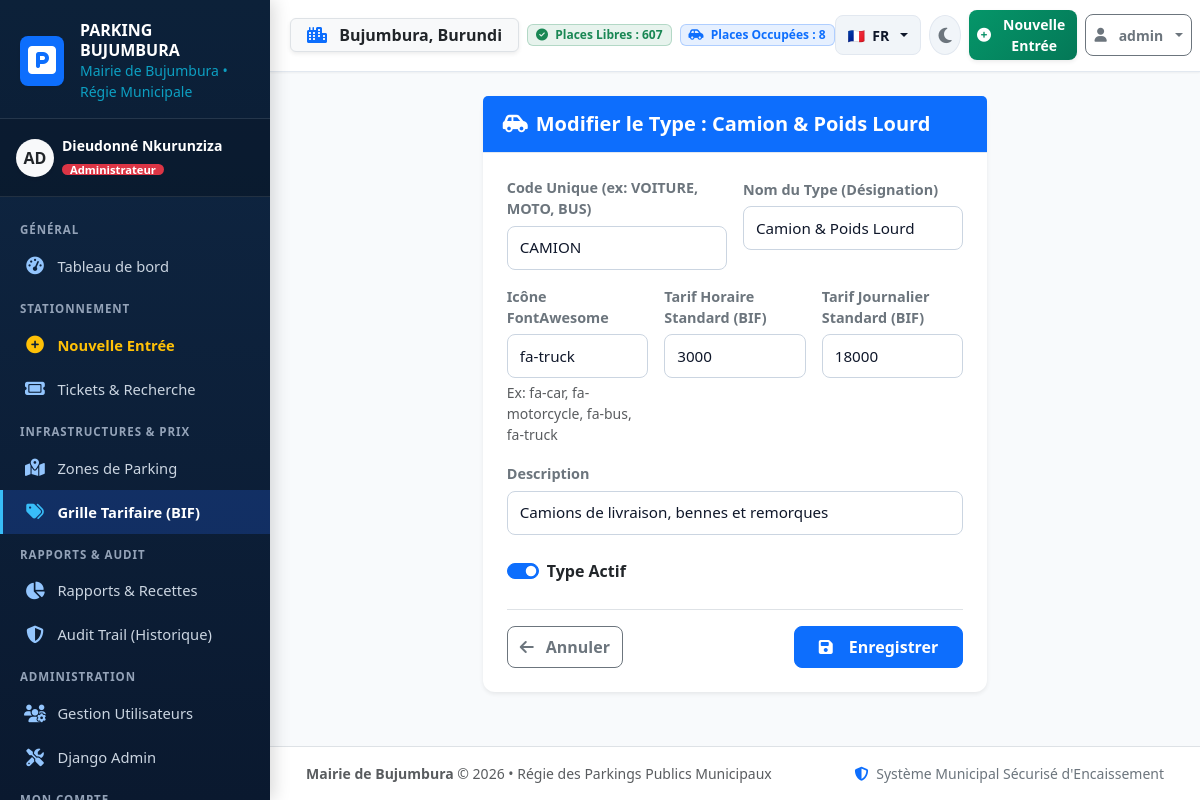
/vehicle-types/4/edit/ (signed in), run on an earlier commit of the app's database.
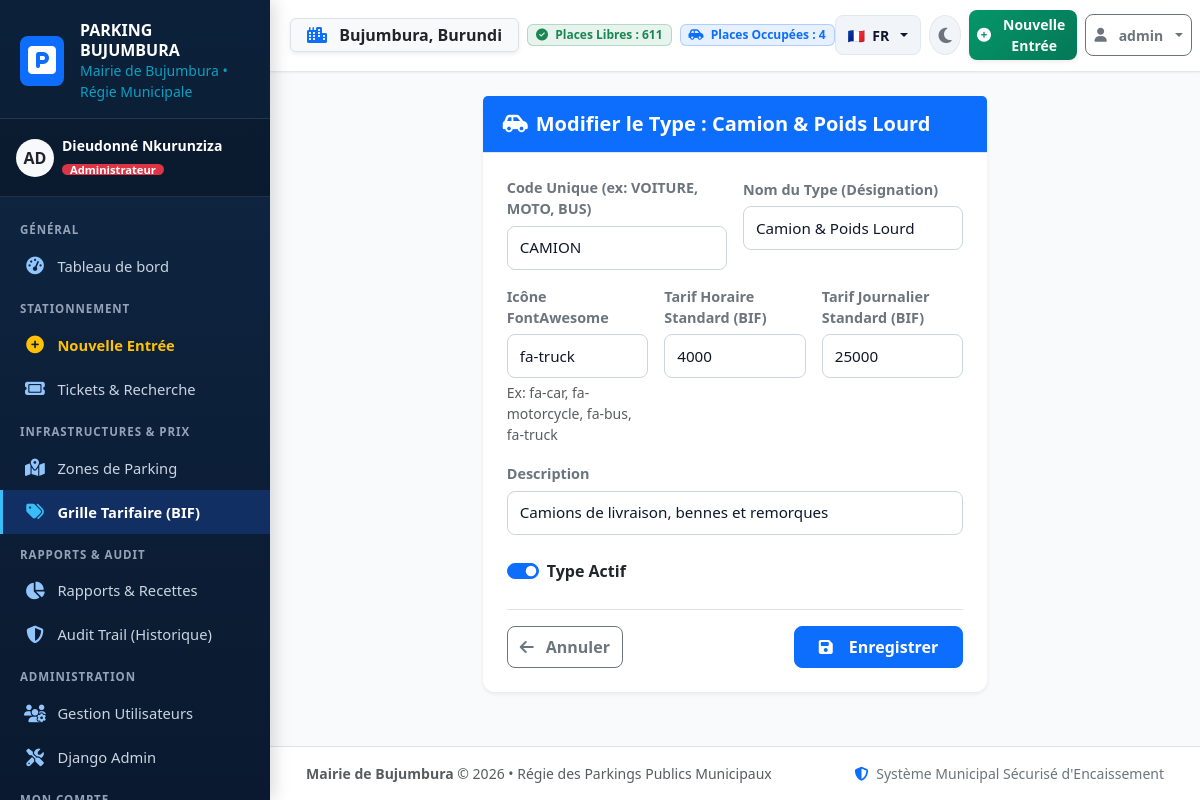
And on a later commit of the database.
### parking_app/models.py (models this page shows, shortened)
class VehicleType(models.Model):
    code = models.CharField(max_length=30, unique=True, verbose_name="Code unique (ex: VOITURE)")
    name = models.CharField(max_length=60, verbose_name="Type de véhicule")
    icon_class = models.CharField(
        max_length=50,
        default='fa-car',
        verbose_name="Icône FontAwesome (ex: fa-car, fa-motorcycle, fa-bus, fa-truck)"
    )
    default_hourly_rate = models.DecimalField(
        max_digits=10,
        decimal_places=0,
        default=1000,
        verbose_name="Tarif par heure standard (BIF)"
    )
    default_daily_rate = models.DecimalField(
        max_digits=10,
        decimal_places=0,
        default=6000,
        verbose_name="Tarif par journée standard (BIF)"
    )
    description = models.CharField(max_length=200, blank=True, verbose_name="Description")
    is_active = models.BooleanField(default=True, verbose_name="Actif")
    class Meta:
        verbose_name = "Type de Véhicule"
        verbose_name_plural = "Types de Véhicules"
        ordering = ['name']

### parking_app/views.py (the view)
# urls.py: path('vehicle-types/<int:pk>/edit/', views.vehicle_type_edit, name='vehicle_type_edit'),
@admin_required
def vehicle_type_edit(request, pk):
    vt = get_object_or_404(VehicleType, pk=pk)
    if request.method == 'POST':
        form = VehicleTypeForm(request.POST, instance=vt)
        if form.is_valid():
            vt = form.save()
            log_activity(
                request,
                action='MODIFICATION',
                target_model='VehicleType',
                target_id=vt.id,
                target_repr=str(vt),
                details=f"Modification du type de véhicule '{vt.name}'."
            )
            messages.success(request, f"Type de véhicule '{vt.name}' modifié.")
            return redirect('tariff_list')
    else:
        form = VehicleTypeForm(instance=vt)
    return render(request, 'parking_app/tariffs/vehicle_type_form.html', {
        'form': form,
        'vehicle_type': vt,
        'title': f"Modifier le Type : {vt.name}",
    })

### parking_app/forms.py
class VehicleTypeForm(BootstrapFormMixin, forms.ModelForm):
    class Meta:
        model = VehicleType
        fields = ['code', 'name', 'icon_class', 'default_hourly_rate', 'default_daily_rate', 'description', 'is_active']
        widgets = {
            'code': forms.TextInput(attrs={'placeholder': 'Ex: VOITURE, MOTO, BUS'}),
            'name': forms.TextInput(attrs={'placeholder': 'Ex: Voiture de tourisme'}),
            'icon_class': forms.TextInput(attrs={'placeholder': 'fa-car, fa-motorcycle, fa-bus, fa-truck'}),
            'default_hourly_rate': forms.NumberInput(attrs={'step': 100, 'placeholder': 'Tarif horaire en BIF'}),
            'default_daily_rate': forms.NumberInput(attrs={'step': 500, 'placeholder': 'Tarif journalier en BIF'}),
            'description': forms.TextInput(attrs={'placeholder': 'Description sommaire'}),
        }

### parking_app/models.py (called while the page is built)
    def is_admin_user(self):
        return self.role == 'ADMIN' or self.is_superuser

    def get_role_badge_class(self):
        if self.role == 'ADMIN':
            return 'bg-danger text-white'
        return 'bg-primary text-white'

    def get_queryset(self):
        return ParkingTicketQuerySet(self.model, using=self._db)

### templates/parking_app/tariffs/vehicle_type_form.html (shortened to what this page needs)
{% extends 'base.html' %}
{% block content %}
<div class="row justify-content-center">
    <div class="col-lg-7">
        <div class="card shadow-sm border-0">
            <div class="card-header bg-primary text-white py-3">
                <h5 class="mb-0 fw-bold">
                    <i class="fa-solid fa-car-side me-2"></i>{{ title }}
                </h5>
            </div>
            <div class="card-body p-4">
                <form method="post" novalidate>
                    <div class="row g-3 mb-3">
                        <div class="col-md-6">
                            <label class="form-label fw-semibold small text-secondary">Code Unique (ex: VOITURE, MOTO, BUS)</label>
                            {{ form.code }}
                        </div>
                        <div class="col-md-6">
                            <label class="form-label fw-semibold small text-secondary">Nom du Type (Désignation)</label>
                            {{ form.name }}
                        </div>
                        <div class="col-md-4">
                            <label class="form-label fw-semibold small text-secondary">Icône FontAwesome</label>
                            {{ form.icon_class }}
                            <div class="form-text small">Ex: fa-car, fa-motorcycle, fa-bus, fa-truck</div>
                        </div>
                        <div class="col-md-4">
                            <label class="form-label fw-semibold small text-secondary">Tarif Horaire Standard (BIF)</label>
                            {{ form.default_hourly_rate }}
                        </div>
                        <div class="col-md-4">
                            <label class="form-label fw-semibold small text-secondary">Tarif Journalier Standard (BIF)</label>
                            {{ form.default_daily_rate }}
                        </div>
                        <div class="col-12">
                            <label class="form-label fw-semibold small text-secondary">Description</label>
                            {{ form.description }}
                        </div>
                        <div class="col-12">
                            <div class="form-check form-switch mt-2">
                                {{ form.is_active }}
                                <label class="form-check-label fw-semibold" for="{{ form.is_active.id_for_label }}">
                                    Type Actif
                                </label>
                            </div>
                        </div>
                    </div>
                    <div class="d-flex justify-content-between align-items-center mt-4 pt-3 border-top">
                        <a href="{% url 'tariff_list' %}" class="btn btn-outline-secondary">
                            <i class="fa-solid fa-arrow-left me-1"></i> Annuler
                        </a>
                        <button type="submit" class="btn btn-primary fw-bold px-4">
                            <i class="fa-solid fa-floppy-disk me-2"></i> Enregistrer
                        </button>
                    </div>
                </form>
            </div>
        </div>
    </div>
</div>
{% endblock %}

### templates/base.html (shortened to what the changed rows need)
{% load i18n static %}
<!DOCTYPE html>
<html lang="{{ LANGUAGE_CODE|default:'fr' }}" data-bs-theme="light" data-theme="light">
<head>
    <link href="https://cdn.jsdelivr.net/npm/bootstrap@5.3.3/dist/css/bootstrap.min.css" rel="stylesheet">
    <link href="https://cdnjs.cloudflare.com/ajax/libs/font-awesome/6.5.1/css/all.min.css" rel="stylesheet">
    <link rel="stylesheet" href="{% static 'css/custom.css' %}">
</head>
<body data-bs-theme="light" data-theme="light">
    <div class="app-wrapper">
        <div class="main-content">
            <header class="top-navbar d-flex align-items-center justify-content-between">
                <div class="d-flex align-items-center gap-2">
                    <div class="d-none d-md-flex align-items-center gap-2">
                        <span class="badge bg-success bg-opacity-10 text-success border border-success border-opacity-25 px-2 py-1">
                            <i class="fa-solid fa-circle-check me-1"></i> {% trans "Places Libres" %} : <strong>{{ global_available_spots|default:"0" }}</strong>
                        </span>
                        <span class="badge bg-primary bg-opacity-10 text-primary border border-primary border-opacity-25 px-2 py-1">
                            <i class="fa-solid fa-car-side me-1"></i> {% trans "Places Occupées" %} : <strong>{{ global_occupied_spots|default:"0" }}</strong>
                        </span>
                    </div>
                </div>
            </header>
            <main class="content-body" id="mainContent">
                {% block content %}{% endblock %}
            </main>
        </div>
    </div>
</body>
</html>

What changed in the data, as far as the page shows it:
changed VehicleType "CAMION": default_hourly_rate "3000" → "4000"; default_daily_rate "18000" → "25000"
Also different on the page:
{{ global_available_spots|default:"0" }}: "607" → "611"
{{ global_occupied_spots|default:"0" }}: "8" → "4"
